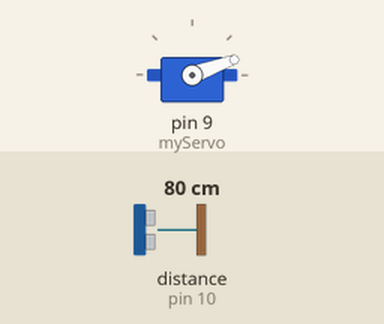
A sketch run on a simulated Arduino Uno, built with avr-gcc and run on an emulated ATmega328P. Parts: servo. Wiring (inferred from the names in the program): ultrasonic range finder: trigger pin 7; echo pin 10. The inputs (shaded band) are chosen by the test bench; at power-on: distance to the obstacle (sensor on pin 10) 80 cm. The echo pulse lasts 58.3 µs per cm; what the sketch prints to the serial monitor is not drawn.

Above: at 0.01 s.
1.3 s: distance to the obstacle (sensor on pin 10) set to 2 cm
At 2.3 s:
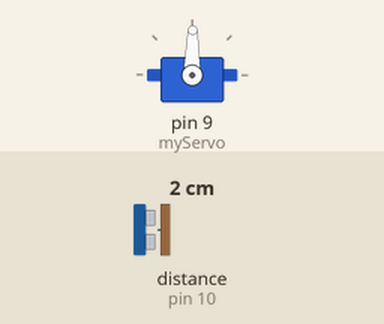
4.3 s: distance to the obstacle (sensor on pin 10) set to 299 cm
At 5.65 s:
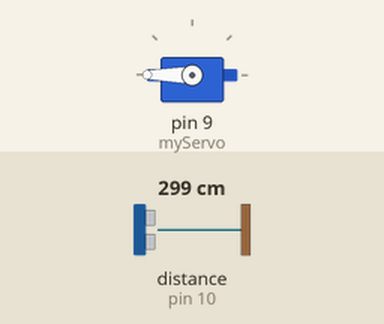
7.3 s: distance to the obstacle (sensor on pin 10) set to 4 cm
At 8.1 s:
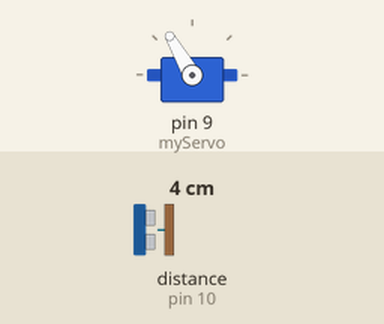
10.3 s: distance to the obstacle (sensor on pin 10) set to 60 cm
Timing chart, 0 to 14.3 s (numbered marks = the images above; inputs shaded):
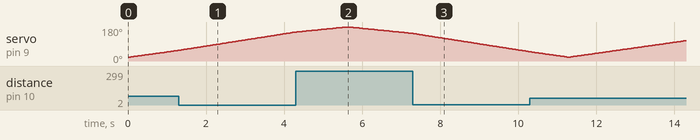

The sketch:

Radar_System.ino
```cpp
// Includes the Servo library
#include <Servo.h>.
// Defines Tirg and Echo pins of the Ultrasonic Sensor
const int trigPin = 7;
const int echoPin = 10;
// Variables for the duration and the distance
long duration;
int distance;
Servo myServo; // Creates a servo object for controlling the servo motor
void setup() {
  pinMode(trigPin, OUTPUT); // Sets the trigPin as an Output
  pinMode(echoPin, INPUT); // Sets the echoPin as an Input
  Serial.begin(9600);
  myServo.attach(9); // Defines on which pin is the servo motor attached
}
void loop() {
  // rotates the servo motor from 15 to 165 degrees
  for(int i=20;i<=180;i++){
  myServo.write(i);
  delay(30);
  distance = calculateDistance();// Calls a function for calculating the distance measured by the Ultrasonic sensor for each degree

  Serial.print(i); // Sends the current degree into the Serial Port
  Serial.print(","); // Sends addition character right next to the previous value needed later in the Processing IDE for indexing
  Serial.print(distance); // Sends the distance value into the Serial Port
  Serial.print("."); // Sends addition character right next to the previous value needed later in the Processing IDE for indexing
  }
  // Repeats the previous lines from 165 to 15 degrees
  for(int i=180;i>20;i--){
  myServo.write(i);
  delay(30);
  distance = calculateDistance();
  Serial.print(i);
  Serial.print(",");
  Serial.print(distance);
  Serial.print(".");
  }
}
// Function for calculating the distance measured by the Ultrasonic sensor
int calculateDistance(){

  digitalWrite(trigPin, LOW);
  delayMicroseconds(2);
  // Sets the trigPin on HIGH state for 10 micro seconds
  digitalWrite(trigPin, HIGH);
  delayMicroseconds(10);
  digitalWrite(trigPin, LOW);
  duration = pulseIn(echoPin, HIGH); // Reads the echoPin, returns the sound wave travel time in microseconds
  distance= duration*0.034/2;
  return distance;
}
```
